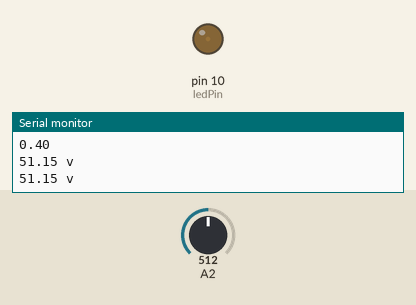
Recording of a sketch running on a simulated Arduino Uno, built with avr-gcc and run on an emulated ATmega328P. Parts: output pins drawn as LEDs (lit = HIGH), the last lines printed to the serial monitor. The inputs (shaded band) are chosen by the test bench; at power-on: A2 = 512.

Above: at 0.05 s.
At 0.95 s:
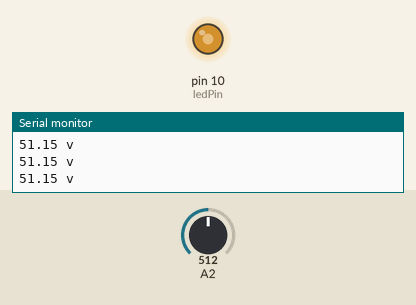
At 1.4 s:
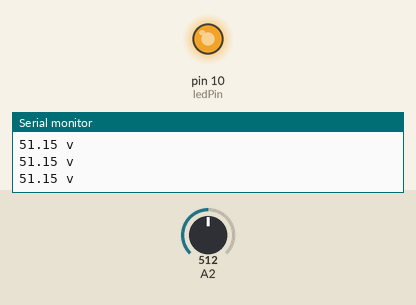
At 2.75 s:
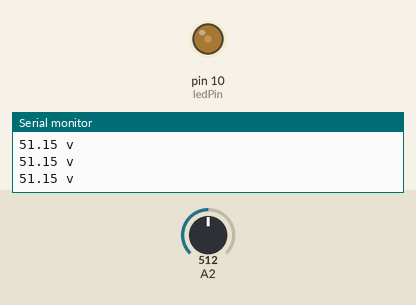
Timing chart, 0 to 7.2 s (numbered marks = the images above):
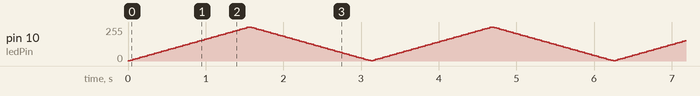

The sketch:

TEST_HJ_185_6_LED_PWM.ino
```cpp
//BootLoader - Pro Mini/UNO
//Board Pro mini 3v 8MHz
//Programmer - USB Tiny
/*
P1- LOW - Turn On, HIGH-sleep
P16 - HIGH - Config mode
P4 - High out - Connected as Slave
P14 - High out - Connected to slave as master
VCC - 1.7-3.6V

LED PWM with analog write
*/
#define ver 0.4
#define BUTON         4
#define BUTON_2       20
#define LED           10
#define SRTOBE        5
#define VOLTAGE       A2
#define POT           A3
#define STAB          3
#define BLE_TX        9
#define BLE_RX        8
#define BLE_WAKE_UP   7
#define BLE_CONFIG    6


int ledPin = LED;    // LED connected to digital pin 10
void setup(){
        Serial.begin(9600);
        Serial.println("HJ-185 Module" );
        Serial.print(ver);
        Serial.print("\t");
        Serial.println();
}

void loop(){
    //DIM UP
    led_fade_up(LED, 2, 255);
    //DIM UP
    led_fade_down(LED, 255, 2);

}


void led_fade_up(uint8_t PIN,uint8_t START, uint8_t END){
      for (int fadeValue = START ; fadeValue <= END; fadeValue += 5) {
          analogWrite(PIN, fadeValue);
          show_voltage(VOLTAGE);
          delay(30);
      }
}
void led_fade_down(uint8_t PIN,uint8_t START, uint8_t END){
      for (int fadeValue = START ; fadeValue >= END; fadeValue -= 5) {
          analogWrite(PIN, fadeValue);
          show_voltage(VOLTAGE);
          delay(30);
      }
}

void show_voltage( uint8_t PIN ){
    float R1=300000.0;  //300K
    float R2=10000.0; //10k
    float reference_v = 3.3;//3.3V or 5V
    float vin = 0.0;
    float vout = 0.0;
    int value = 0;

    value = analogRead(PIN);
    vout = (value*reference_v)/1024;
    vin = vout/(R2/(R1+R2));
    if(vin<0.09){vin=0.0;}

    Serial.print(vin);
    Serial.print(" v ");
    Serial.println("");
}
```
